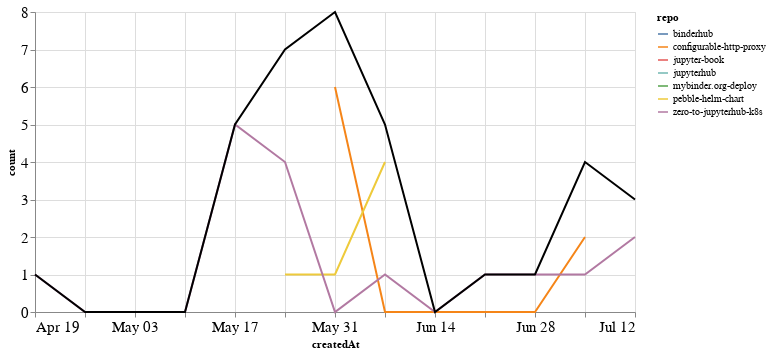

The cell this chart's notebook holds for it:
### Markdown cell above
## PRs

### Code cell
prs_time = prs.groupby('repo').resample('W', on='createdAt').count()['author'].reset_index()
prs_time = prs_time.rename(columns={'author': 'count'})
prs_time_total = prs_time.groupby('createdAt').agg({"count": "sum"}).reset_index()

ch1 = alt.Chart(prs_time, width=600).mark_line().encode(
    x='createdAt',
    y='count',
    color='repo',
    tooltip="repo"
)

ch2 = alt.Chart(prs_time_total, width=600).mark_line(color="black").encode(
    x='createdAt',
    y='count',
)

ch1 + ch2

### Figure 1 — Vega-Lite specification as saved in the notebook (floating-point values rounded to 4 significant figures)
{"config": {"axisLeft": {"labelFontSize": 15}, "axisBottom": {"labelFontSize": 15}}, "layer": [{"data": {"name": "data-74b945e9b11a71505f2b1160cd01b6fd"}, "mark": "line", "encoding": {"color": {"type": "nominal", "field": "repo"}, "tooltip": {"type": "nominal", "field": "repo"}, "x": {"type": "temporal", "field": "createdAt"}, "y": {"type": "quantitative", "field": "count"}}, "width": 600}, {"data": {"name": "data-ebb8e41935f6fba156b63ee3467a8f8a"}, "mark": {"type": "line", "color": "black"}, "encoding": {"x": {"type": "temporal", "field": "createdAt"}, "y": {"type": "quantitative", "field": "count"}}, "width": 600}], "$schema": "https://vega.github.io/schema/vega-lite/v4.8.1.json", "datasets": {"data-74b945e9b11a71505f2b1160cd01b6fd": [{"repo": "binderhub", "createdAt": "2020-05-24T00:00:00", "count": 2}, {"repo": "configurable-http-proxy", "createdAt": "2020-05-31T00:00:00", "count": 6}, {"repo": "configurable-http-proxy", "createdAt": "2020-06-07T00:00:00", "count": 0}, {"repo": "configurable-http-proxy", "createdAt": "2020-06-14T00:00:00", "count": 0}, {"repo": "configurable-http-proxy", "createdAt": "2020-06-21T00:00:00", "count": 0}, {"repo": "configurable-http-proxy", "createdAt": "2020-06-28T00:00:00", "count": 0}, {"repo": "configurable-http-proxy", "createdAt": "2020-07-05T00:00:00", "count": 2}, {"repo": "jupyter-book", "createdAt": "2020-07-12T00:00:00", "count": 1}, {"repo": "jupyterhub", "createdAt": "2020-07-05T00:00:00", "count": 1}, {"repo": "mybinder.org-deploy", "createdAt": "2020-05-31T00:00:00", "count": 1}, {"repo": "pebble-helm-chart", "createdAt": "2020-05-24T00:00:00", "count": 1}, {"repo": "pebble-helm-chart", "createdAt": "2020-05-31T00:00:00", "count": 1}, {"repo": "pebble-helm-chart", "createdAt": "2020-06-07T00:00:00", "count": 4}, {"repo": "zero-to-jupyterhub-k8s", "createdAt": "2020-04-19T00:00:00", "count": 1}, {"repo": "zero-to-jupyterhub-k8s", "createdAt": "2020-04-26T00:00:00", "count": 0}, {"repo": "zero-to-jupyterhub-k8s", "createdAt": "2020-05-03T00:00:00", "count": 0}, {"repo": "zero-to-jupyterhub-k8s", "createdAt": "2020-05-10T00:00:00", "count": 0}, {"repo": "zero-to-jupyterhub-k8s", "createdAt": "2020-05-17T00:00:00", "count": 5}, {"repo": "zero-to-jupyterhub-k8s", "createdAt": "2020-05-24T00:00:00", "count": 4}, {"repo": "zero-to-jupyterhub-k8s", "createdAt": "2020-05-31T00:00:00", "count": 0}, {"repo": "zero-to-jupyterhub-k8s", "createdAt": "2020-06-07T00:00:00", "count": 1}, {"repo": "zero-to-jupyterhub-k8s", "createdAt": "2020-06-14T00:00:00", "count": 0}, {"repo": "zero-to-jupyterhub-k8s", "createdAt": "2020-06-21T00:00:00", "count": 1}, {"repo": "zero-to-jupyterhub-k8s", "createdAt": "2020-06-28T00:00:00", "count": 1}, {"repo": "zero-to-jupyterhub-k8s", "createdAt": "2020-07-05T00:00:00", "count": 1}, {"repo": "zero-to-jupyterhub-k8s", "createdAt": "2020-07-12T00:00:00", "count": 2}], "data-ebb8e41935f6fba156b63ee3467a8f8a": [{"createdAt": "2020-04-19T00:00:00", "count": 1}, {"createdAt": "2020-04-26T00:00:00", "count": 0}, {"createdAt": "2020-05-03T00:00:00", "count": 0}, {"createdAt": "2020-05-10T00:00:00", "count": 0}, {"createdAt": "2020-05-17T00:00:00", "count": 5}, {"createdAt": "2020-05-24T00:00:00", "count": 7}, {"createdAt": "2020-05-31T00:00:00", "count": 8}, {"createdAt": "2020-06-07T00:00:00", "count": 5}, {"createdAt": "2020-06-14T00:00:00", "count": 0}, {"createdAt": "2020-06-21T00:00:00", "count": 1}, {"createdAt": "2020-06-28T00:00:00", "count": 1}, {"createdAt": "2020-07-05T00:00:00", "count": 4}, {"createdAt": "2020-07-12T00:00:00", "count": 3}]}}
